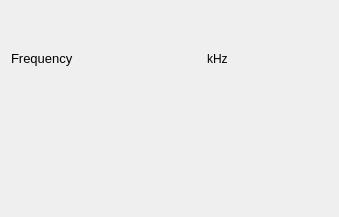
<?xml version="1.0" encoding="UTF-8"?>
<ui version="4.0">
 <class>ToneParameterWidget</class>
 <widget class="QWidget" name="ToneParameterWidget">
  <property name="geometry">
   <rect>
    <x>0</x>
    <y>0</y>
    <width>339</width>
    <height>217</height>
   </rect>
  </property>
  <property name="windowTitle">
   <string>Form</string>
  </property>
  <layout class="QVBoxLayout" name="verticalLayout">
   <item>
    <layout class="QHBoxLayout" name="horizontalLayout">
     <item>
      <widget class="QLabel" name="label_41">
       <property name="sizePolicy">
        <sizepolicy hsizetype="Fixed" vsizetype="Preferred">
         <horstretch>0</horstretch>
         <verstretch>0</verstretch>
        </sizepolicy>
       </property>
       <property name="font">
        <font>
         <pointsize>10</pointsize>
        </font>
       </property>
       <property name="text">
        <string>Frequency</string>
       </property>
      </widget>
     </item>
     <item>
      <widget class="IncrementInput" name="freq_spnbx" native="true">
       <property name="sizePolicy">
        <sizepolicy hsizetype="Preferred" vsizetype="Fixed">
         <horstretch>0</horstretch>
         <verstretch>0</verstretch>
        </sizepolicy>
       </property>
       <property name="minimumSize">
        <size>
         <width>0</width>
         <height>25</height>
        </size>
       </property>
      </widget>
     </item>
     <item>
      <widget class="QLabel" name="funit_lbl">
       <property name="text">
        <string>kHz</string>
       </property>
      </widget>
     </item>
    </layout>
   </item>
   <item>
    <widget class="CommonParameterWidget" name="common" native="true"/>
   </item>
  </layout>
 </widget>
 <customwidgets>
  <customwidget>
   <class>IncrementInput</class>
   <extends>QWidget</extends>
   <header>spikeylab.stim.incrementer</header>
   <container>1</container>
  </customwidget>
  <customwidget>
   <class>CommonParameterWidget</class>
   <extends>QWidget</extends>
   <header>spikeylab.stim.common_parameters</header>
  </customwidget>
 </customwidgets>
 <resources/>
 <connections/>
</ui>
